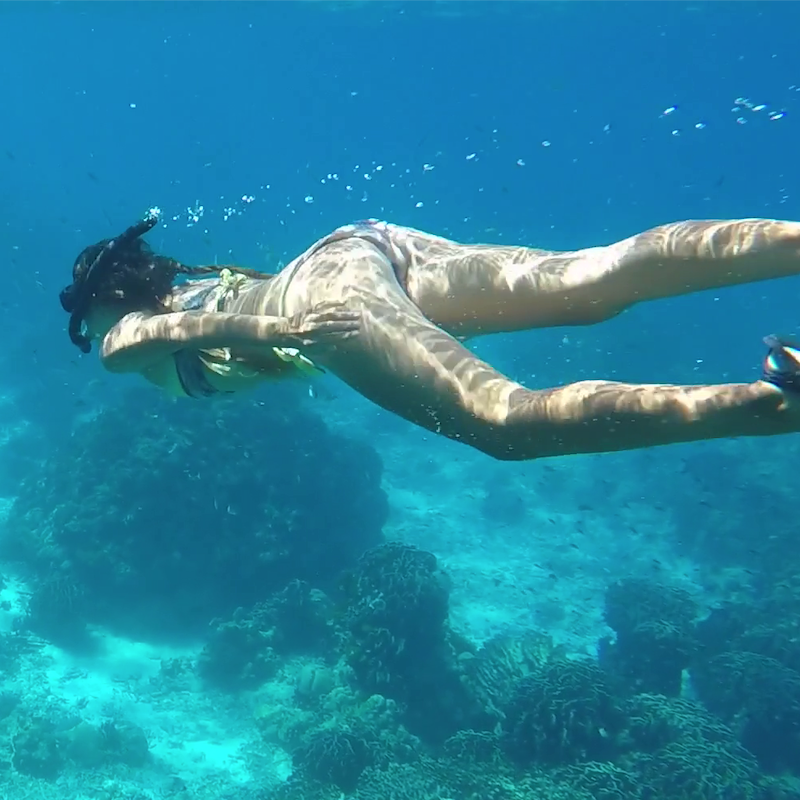
#> input picture images/UW_400.png, 800 x 800 px
$ python Interpolation_4_pixels.py
#> lines starting #> are read from the running program, lines starting #| are printed output that depends on the picture; after the words box and inside, x2 and y2 are one past the last pixel; in counts of white or black regions, pixels touching at a corner belong together; long printed decimals are rounded
#!/usr/bin/env python3
# -*- coding: utf-8 -*-

import cv2
import numpy as np
import dippykit as dip
import matplotlib.pyplot as plt
import pandas as pd


#PICKING AN IMAGE
im_original = cv2.imread("images/UW_400.png")
#> im_original is the input picture: shape (800, 800, 3); mean B, G, R 160.8, 132.7, 37.4
im_original = cv2.imread("images/underwater-15_downsampled.png")
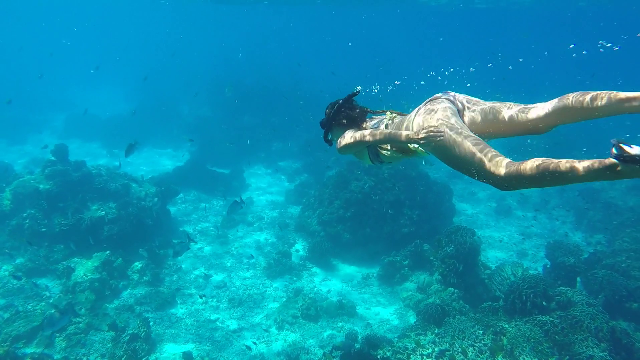
#> input picture images/underwater-15_downsampled.png, 640 x 360 px
#> im_original is the input picture: shape (360, 640, 3); mean B, G, R 173.8, 142.9, 13.3
#im_original = cv2.imread("images/underwater-15.png")


#===========================================
#INITIAL EXPLORATION OF THE PICTURE
#Select pixels that are similar in color to skin
im_skin = np.copy(im_original)
for i in range(np.shape(im_original)[0]):
    for j in range(np.shape(im_original)[1]):
        #if im_original[i,j][2] < 60:
        if im_original[i,j][2] < 60 or im_original[i,j][0] > 200: #Zones mostly reddish, not blueish
            im_skin[i,j]=[0,0,0]

cv2.imwrite("temp_images/skin_color.png", im_skin)

#Select zones with high luminosity (probably zones iluminated by refracted light)
im_gray = cv2.cvtColor(im_original, cv2.COLOR_BGR2GRAY)
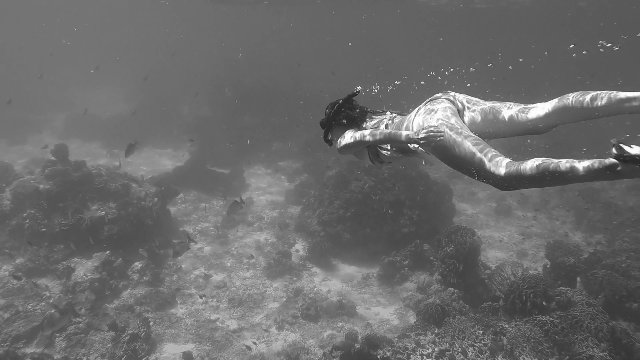
#> im_gray: shape (360, 640); min 30, max 255, mean 107.6
ret,th1 = cv2.threshold(im_gray,180,255,cv2.THRESH_BINARY)
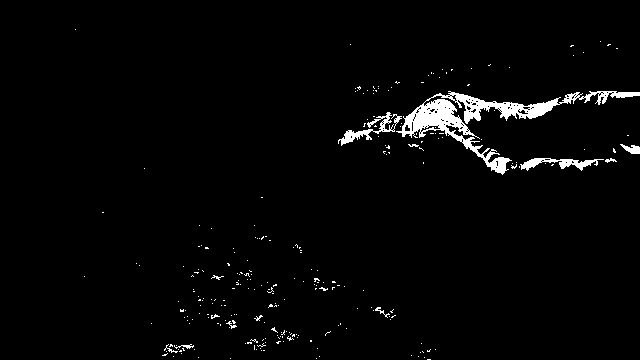
#> th1: shape (360, 640); 2.5% white; 253 white regions (240 under 20 px), largest, box (x1, y1, x2, y2) and area: (396, 91, 640, 175) 3764, (338, 112, 402, 146) 499, (520, 158, 604, 171) 448

cv2.imwrite("temp_images/binary.png", th1)

#Saliency detection
# initialize OpenCV's static fine grained saliency detector and compute the saliency map
saliency = cv2.saliency.StaticSaliencyFineGrained_create()
(success, saliencyMap) = saliency.computeSaliency(im_original)
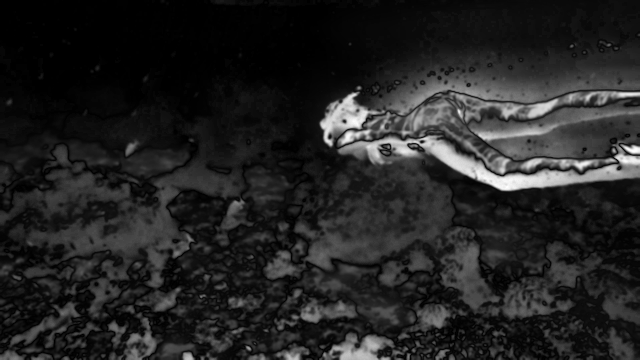
#> saliencyMap: shape (360, 640) float32; min 0, max 1, mean 0.139
#> success = True

# if we would like a *binary* map that we could process for contours,
# compute convex hull's, extract bounding boxes, etc., we can
# additionally threshold the saliency map

threshMap = cv2.threshold(saliencyMap*255, 80, 255,cv2.THRESH_BINARY)[1]
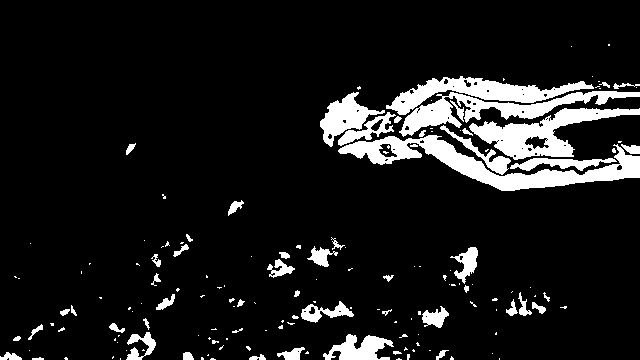
#> threshMap: shape (360, 640) float32; 10.3% white; 161 white regions (106 under 20 px), largest, box (x1, y1, x2, y2) and area: (338, 135, 640, 191) 5004, (469, 108, 640, 160) 3311, (399, 91, 640, 137) 3048

cv2.imwrite("temp_images/saliency.png", saliencyMap*255)

#=============================================
#CALCULATE AVERAGE SKIN COLOR
aux_skin_value = [0,0,0]
num_pixels_for_skin = 0

for i in range(np.shape(im_skin)[0]):
    for j in range(np.shape(im_skin)[1]):
        aux_skin_value = aux_skin_value + im_skin[i,j]
        if (im_skin[i,j] > [0, 0, 0]).all():
            num_pixels_for_skin = num_pixels_for_skin + 1
#> after the loop, aux_skin_value = [1230995, 1357695, 1265537]; num_pixels_for_skin = 9224

avg_skin_color = aux_skin_value/num_pixels_for_skin
#> avg_skin_color = [133.5, 147.2, 137.2]

print('The average skin color (RGB) is:')
print(avg_skin_color)
#| [133.456 147.192 137.200]

#CALCULATE AVERAGE SKIN COLOR (ONLY BRIGHTER AREAS)
#Make an histogram with the color of the pixels
im_skin_vec = np.reshape(im_skin, (np.shape(im_skin)[0]*np.shape(im_skin)[1],3))
df = pd.DataFrame(im_skin_vec, columns=['R', 'G', 'B'])
#> df = table of 230400 rows and 3 columns

df['Intensity'] = df.apply(lambda row: (row.R + row.G + row.B)/3, axis = 1)

df_color = df[df['Intensity'] > 0]
#> df_color = table of 9147 rows and 4 columns

print(df_color)
#> (printed output is left out)

"""
%matplotlib inline
df_color.plot.hist(bins = 50)

%matplotlib inline
plot = df_color.Intensity.plot(kind='kde')

"""

df_brigth_color = df[(df['Intensity'] > 70) & (df['Intensity'] < 87)]
#> df_brigth_color = table of 1646 rows and 4 columns

sum_rgb = df_brigth_color.sum(axis=0)
average_rgb = sum_rgb/len(df_brigth_color)

c = 1.15 #For making the color brighter


avg_skin_color = (average_rgb[0]*c, average_rgb[1]*c, average_rgb[2]*c)
#> avg_skin_color = (145.5, 159.2, 141.9)

print('The average skin color (RGB) for brighter areas is:')
print(avg_skin_color)
#| (145.497, 159.175, 141.926)


#INTERPOLATION

im_skin_interp = np.copy(im_skin)

#Step 1: Go over all the pixels of "Zones similar to skin color" using a square of 4 pixels

mask = np.zeros((np.shape(im_skin)[0], np.shape(im_skin)[1]))

for i in range(np.shape(im_skin)[0] - 1):
    for j in range(np.shape(im_skin)[1] -1):

        pixel_upper_left = im_skin[i,j]
        pixel_upper_rigth = im_skin[i,j+1]
        pixel_bottom_left = im_skin[i+1 ,j]
        pixel_bottom_rigth = im_skin[i+1,j+1]

        pixel_array = [pixel_upper_left, pixel_upper_rigth, pixel_bottom_left, pixel_bottom_rigth]

        remove_pixel = [False, False, False, False]


        #Step 2: Check if at least one of the 4 pixels correspond to the body (i.e. it isn´t black)

        if (pixel_upper_left > ([0, 0, 0])).all() or (pixel_upper_rigth > ([0,0,0])).all or (pixel_bottom_left > ([0,0,0])).all() or (pixel_bottom_rigth > ([0,0,0])).all():

            #Step 3: Check if any of those pixels are marked as pixels to remove (i.e. they are white on image after binary threshold)
            if th1[i,j] == 255:
                remove_pixel[0] = True
            if th1[i,j+1] == 255:
                remove_pixel[1] = True
            if th1[i+1,j] == 255:
                remove_pixel[2] = True
            if th1[i+1,j+1] == 255:
                remove_pixel[3] = True

            #We need to remove the targeted pixels and substitute its value with the average of the surrounding pixels that are part of the body

            aux_pixel_value = [0,0,0]
            num_pixels_for_average = 0

            for p in range(np.shape(pixel_array)[0]):
                #if remove_pixel[p] == False and (pixel_array[p] > ([0, 0, 0])).all():
                if remove_pixel[p] == False: #The image has less false skin-coloured pixels
                    aux_pixel_value = aux_pixel_value + pixel_array[p]
                    num_pixels_for_average = num_pixels_for_average + 1

            if num_pixels_for_average > 0:
                avg_pixel_value = aux_pixel_value/num_pixels_for_average
            elif num_pixels_for_average == 0:
                avg_pixel_value = (255,0,0)#avg_skin_color #FOR BRIGHTER AREAS

                mask[i][j] = 255
                mask[i+1][j] = 255
                mask[i][j+1] = 255
                mask[i+1][j+1] = 255


            for p in range(np.shape(pixel_array)[0]):
                if remove_pixel[p] == True:
                    pixel_array[p] =  avg_pixel_value


            if (im_skin[i,j] == [0,0,0]).all():
                im_skin_interp[i,j] = pixel_array[0]
            if (im_skin[i,j+1] == [0,0,0]).all():
                im_skin_interp[i,j+1] = pixel_array[1]
            if (im_skin[i+1,j] == [0,0,0]).all():
                im_skin_interp[i+1 ,j] = pixel_array[2]
            if (im_skin[i+1,j+1] == [0,0,0]).all():
                im_skin_interp[i+1,j+1] = pixel_array[3]
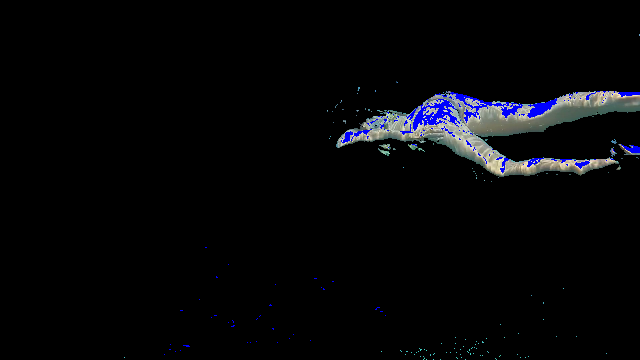
#> im_skin_interp: shape (360, 640, 3); mean B, G, R 8.3, 6.3, 5.9
#> mask: shape (360, 640) float64; 2.1% white; 64 white regions (48 under 20 px), largest, box (x1, y1, x2, y2) and area: (398, 99, 510, 174) 1822, (449, 92, 558, 124) 1195, (585, 91, 640, 105) 294

#Display only skin-coloured pixels on original image and interpolated skin

"""
%matplotlib inline
dip.imshow(im_skin)
dip.show()

%matplotlib inline
dip.imshow(im_skin_interp)
dip.show()

"""
#COPY PIXELS OF INTERPOLATED SKIN ONTO THE ORIGINAL PICTURE

im_res = np.copy(im_original)


cv2.imwrite('temp_images/mask.png',mask)

"""
%matplotlib inline
dip.imshow(im_original)
dip.show()

"""
# Until here im_skin_interp[i,j] is the interpolated image with black background.


for i in range(np.shape(im_res)[0]):
    for j in range(np.shape(im_res)[1]):
        if (im_skin_interp[i,j] > [0, 0, 0]).all():
            im_res[i,j] = im_skin_interp[i,j]
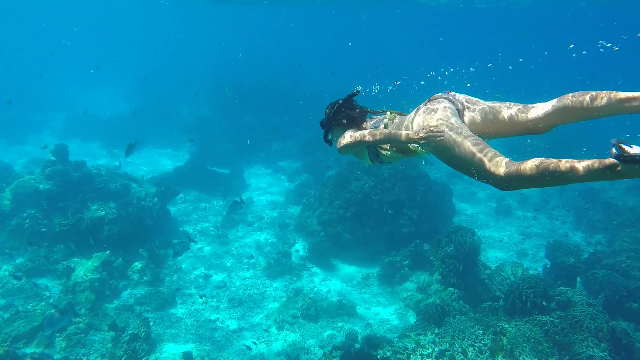
#> im_res: shape (360, 640, 3); 0.28% of pixels changed, all inside (x1, y1, x2, y2) = (338, 81, 640, 358)
"""
%matplotlib inline
dip.imshow(im_res)
dip.show()
"""
cv2.imwrite("temp_images/result.png", im_res)
